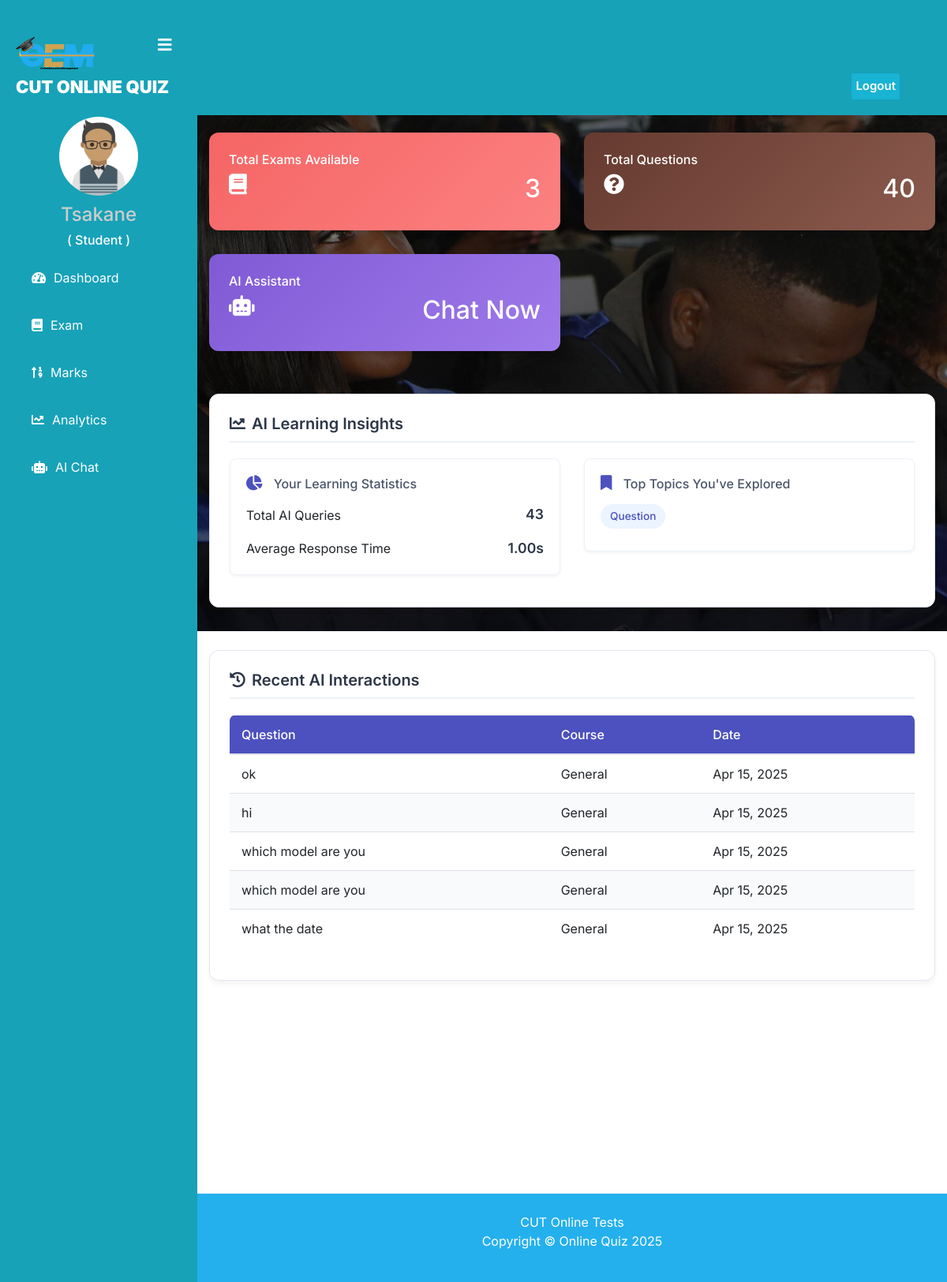
Page /student/student-dashboard (signed in) on the earlier database version.
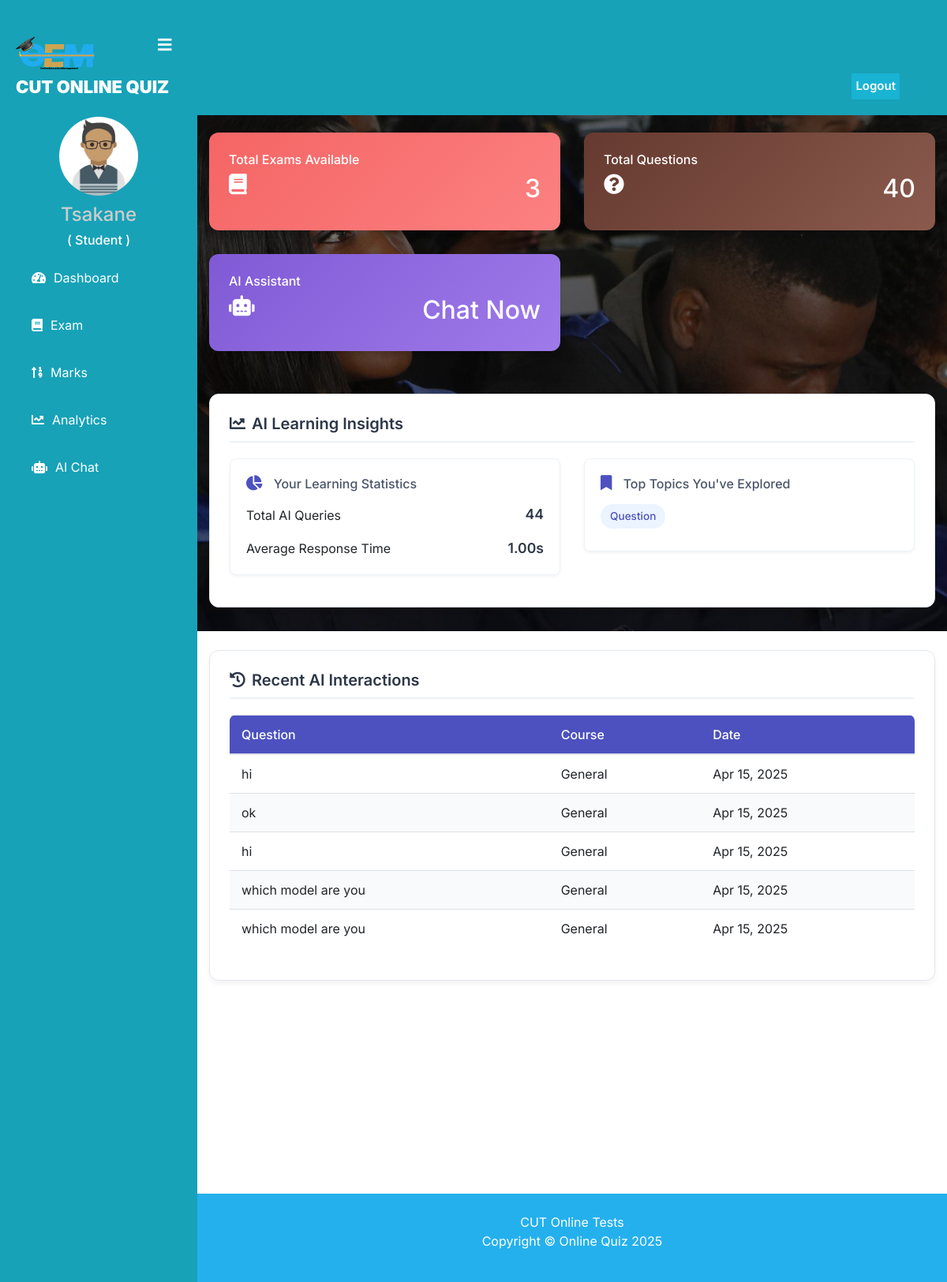
Same page on the later database version.
### student/models.py (models this page shows, shortened)
class AIChatHistory(models.Model):
    student = models.ForeignKey(Student, on_delete=models.CASCADE)
    question = models.TextField()
    answer = models.TextField()
    timestamp = models.DateTimeField(default=timezone.now)
    course = models.ForeignKey('quiz.Course', on_delete=models.SET_NULL, null=True, blank=True)
    class Meta:
        ordering = ['-timestamp']

### student/views.py (the view)
# urls.py: path('student-dashboard', views.student_dashboard_view, name='student-dashboard'),
@login_required(login_url='studentlogin')
@user_passes_test(is_student)
def student_dashboard_view(request):
    student = models.Student.objects.get(user_id=request.user.id)
    ai_insights = get_student_ai_insights(student)
    dict={
        'total_course':QMODEL.Course.objects.all().count(),
        'total_question':QMODEL.Question.objects.all().count(),
        'ai_insights': ai_insights,
        'courses': QMODEL.Course.objects.all(),
    }
    return render(request,'student/student_dashboard.html',context=dict)

### student/ai_utils.py (called while the page is built)
def get_student_ai_insights(student):
    try:
        analytics = AIUsageAnalytics.objects.filter(student=student).order_by('-date')[:7]
        recent_chats = AIChatHistory.objects.filter(student=student).order_by('-timestamp')[:5]
        insights = {
            'total_queries': sum(a.total_queries for a in analytics),
            'average_response_time': sum(a.average_response_time for a in analytics) / len(analytics) if analytics else 0,
            'top_topics': get_top_topics(student),
            'recent_chats': recent_chats
        }
        return insights
    except Exception as e:
        logger.error(f"Error getting AI insights for student {student.get_name}: {str(e)}")
        return {
            'total_queries': 0,
            'average_response_time': 0,
            'top_topics': [],
            'recent_chats': []
        }

def get_top_topics(student):
    try:
        analytics = AIUsageAnalytics.objects.filter(student=student).order_by('-date').first()
        if analytics and analytics.topics_covered:
            return analytics.topics_covered[:5]
    except Exception as e:
        logger.error(f"Error getting top topics: {str(e)}")
    return []

### templates/student/student_dashboard.html (shortened to what this page needs)
{% extends 'student/studentbase.html' %}
{% load widget_tweaks %}
{% block content %}
<head>
    <link href="http://netdna.bootstrapcdn.com/bootstrap/4.0.0-beta/css/bootstrap.min.css" rel="stylesheet">
    <link rel="stylesheet" href="https://maxcdn.bootstrapcdn.com/bootstrap/4.4.1/css/bootstrap.min.css">
    <link href="https://maxcdn.bootstrapcdn.com/font-awesome/4.3.0/css/font-awesome.min.css" rel="stylesheet">
</head>
<br><br>
<div class="container">
    <div class="row">
      <div class="col-md-4 col-xl-6">
        <div class="card bg-c-yellow order-card">
          <div class="card-block">
            <h6 class="m-b-20">Total Exams Available</h6>
            <h2 class="text-right"><i class="fas fa-book f-left"></i><span>{{total_course}}</span></h2>
          </div>
        </div>
      </div>
      <div class="col-md-4 col-xl-6">
        <div class="card bg-c-pink order-card">
          <div class="card-block">
            <h6 class="m-b-20">Total Questions</h6>
            <h2 class="text-right"><i class="fas fa-question-circle f-left"></i><span>{{total_question}}</span></h2>
          </div>
        </div>
      </div>
      <div class="col-md-4 col-xl-6">
        <div class="card bg-c-purple order-card">
          <div class="card-block">
            <h6 class="m-b-20">AI Assistant</h6>
            <h2 class="text-right">
              <i class="fas fa-robot f-left"></i>
              <a href="{% url 'ai_chat' %}" class="text-white">
                <span>Chat Now</span>
              </a>
            </h2>
          </div>
        </div>
      </div>
    </div>
    <div class="row mt-4">
      <div class="col-md-12">
        <div class="ai-insights-container">
          <h5><i class="fas fa-chart-line mr-2"></i>AI Learning Insights</h5>
          <div class="row">
            <div class="col-md-6">
              <div class="ai-stat-card">
                <h6><i class="fas fa-chart-pie"></i> Your Learning Statistics</h6>
                <div class="mt-3">
                  <div class="d-flex justify-content-between align-items-center mb-3">
                    <span>Total AI Queries</span>
                    <p class="mb-0">{{ ai_insights.total_queries }}</p>
                  </div>
                  <div class="d-flex justify-content-between align-items-center">
                    <span>Average Response Time</span>
                    <p class="mb-0">{{ ai_insights.average_response_time|floatformat:2 }}s</p>
                  </div>
                </div>
              </div>
            </div>
            <div class="col-md-6">
              <div class="ai-stat-card">
                <h6><i class="fas fa-bookmark"></i> Top Topics You've Explored</h6>
                <div class="mt-3">
                  {% for topic in ai_insights.top_topics %}
                    <span class="topic-badge">{{ topic|title }}</span>
                  {% endfor %}
                </div>
              </div>
            </div>
          </div>
        </div>
      </div>
    </div>
    {% if ai_insights.recent_chats %}
    <div class="row mt-4">
      <div class="col-md-12">
        <div class="ai-insights-container">
          <h5><i class="fas fa-history mr-2"></i>Recent AI Interactions</h5>
          <div class="table-responsive recent-chats-table">
            <table class="table table-hover">
              <thead>
                <tr>
                  <th>Question</th>
                  <th>Course</th>
                  <th>Date</th>
                </tr>
              </thead>
              <tbody>
                {% for chat in ai_insights.recent_chats %}
                <tr>
                  <td class="chat-preview">{{ chat.question|truncatechars:50 }}</td>
                  <td>{{ chat.course.course_name|default:"General" }}</td>
                  <td>{{ chat.timestamp|date:"M d, Y" }}</td>
                </tr>
                {% endfor %}
              </tbody>
            </table>
          </div>
        </div>
      </div>
    </div>
    {% endif %}
</div>
<br><br><br><br><br><br><br><br><br><br>
{% endblock content %}

Differences in the rows shown:
no longer on this page (row unchanged): AIChatHistory: question "what the date", course.course_name "General", timestamp "Apr 15, 2025"
added AIChatHistory: question "hi", course.course_name "General", timestamp "Apr 15, 2025"
Other differences:
{{ ai_insights.total_queries }}: "43" → "44"
